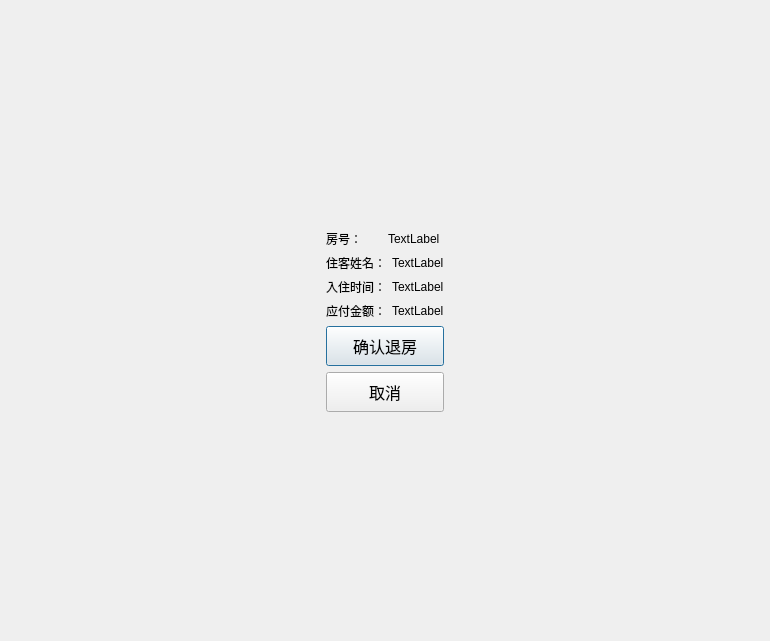
<?xml version="1.0" encoding="UTF-8"?>
<ui version="4.0">
 <class>CheckOutDialog</class>
 <widget class="QDialog" name="CheckOutDialog">
  <property name="geometry">
   <rect>
    <x>0</x>
    <y>0</y>
    <width>770</width>
    <height>641</height>
   </rect>
  </property>
  <property name="windowTitle">
   <string>Dialog</string>
  </property>
  <layout class="QGridLayout" name="gridLayout_2">
   <item row="0" column="1">
    <spacer name="verticalSpacer">
     <property name="orientation">
      <enum>Qt::Orientation::Vertical</enum>
     </property>
     <property name="sizeHint" stdset="0">
      <size>
       <width>20</width>
       <height>209</height>
      </size>
     </property>
    </spacer>
   </item>
   <item row="1" column="0">
    <spacer name="horizontalSpacer">
     <property name="orientation">
      <enum>Qt::Orientation::Horizontal</enum>
     </property>
     <property name="sizeHint" stdset="0">
      <size>
       <width>286</width>
       <height>20</height>
      </size>
     </property>
    </spacer>
   </item>
   <item row="1" column="1">
    <layout class="QGridLayout" name="gridLayout">
     <item row="0" column="0">
      <layout class="QVBoxLayout" name="verticalLayout">
       <item>
        <layout class="QHBoxLayout" name="horizontalLayout">
         <item>
          <widget class="QLabel" name="label">
           <property name="text">
            <string>房号：</string>
           </property>
          </widget>
         </item>
         <item>
          <widget class="QLabel" name="lblRoomId">
           <property name="text">
            <string>TextLabel</string>
           </property>
          </widget>
         </item>
        </layout>
       </item>
       <item>
        <layout class="QHBoxLayout" name="horizontalLayout_2">
         <item>
          <widget class="QLabel" name="label_2">
           <property name="text">
            <string>住客姓名：</string>
           </property>
          </widget>
         </item>
         <item>
          <widget class="QLabel" name="lblName">
           <property name="text">
            <string>TextLabel</string>
           </property>
          </widget>
         </item>
        </layout>
       </item>
       <item>
        <layout class="QHBoxLayout" name="horizontalLayout_3">
         <item>
          <widget class="QLabel" name="label_3">
           <property name="text">
            <string>入住时间：</string>
           </property>
          </widget>
         </item>
         <item>
          <widget class="QLabel" name="lblTime">
           <property name="text">
            <string>TextLabel</string>
           </property>
          </widget>
         </item>
        </layout>
       </item>
       <item>
        <layout class="QHBoxLayout" name="horizontalLayout_4">
         <item>
          <widget class="QLabel" name="label_4">
           <property name="text">
            <string>应付金额：</string>
           </property>
          </widget>
         </item>
         <item>
          <widget class="QLabel" name="lblPrice">
           <property name="text">
            <string>TextLabel</string>
           </property>
          </widget>
         </item>
        </layout>
       </item>
      </layout>
     </item>
     <item row="1" column="0">
      <layout class="QVBoxLayout" name="verticalLayout_2">
       <item>
        <widget class="QPushButton" name="btnSettle">
         <property name="minimumSize">
          <size>
           <width>0</width>
           <height>40</height>
          </size>
         </property>
         <property name="font">
          <font>
           <pointsize>12</pointsize>
          </font>
         </property>
         <property name="text">
          <string>确认退房</string>
         </property>
        </widget>
       </item>
       <item>
        <widget class="QPushButton" name="btnCancel">
         <property name="minimumSize">
          <size>
           <width>0</width>
           <height>40</height>
          </size>
         </property>
         <property name="font">
          <font>
           <pointsize>12</pointsize>
          </font>
         </property>
         <property name="text">
          <string>取消</string>
         </property>
        </widget>
       </item>
      </layout>
     </item>
    </layout>
   </item>
   <item row="1" column="2">
    <spacer name="horizontalSpacer_2">
     <property name="orientation">
      <enum>Qt::Orientation::Horizontal</enum>
     </property>
     <property name="sizeHint" stdset="0">
      <size>
       <width>285</width>
       <height>20</height>
      </size>
     </property>
    </spacer>
   </item>
   <item row="2" column="1">
    <spacer name="verticalSpacer_2">
     <property name="orientation">
      <enum>Qt::Orientation::Vertical</enum>
     </property>
     <property name="sizeHint" stdset="0">
      <size>
       <width>20</width>
       <height>209</height>
      </size>
     </property>
    </spacer>
   </item>
  </layout>
 </widget>
 <resources/>
 <connections/>
</ui>
